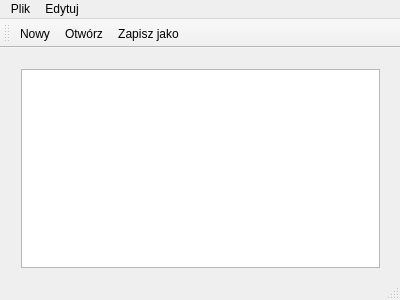
<?xml version="1.0" encoding="UTF-8"?>
<ui version="4.0">
 <class>MainWindow</class>
 <widget class="QMainWindow" name="MainWindow">
  <property name="geometry">
   <rect>
    <x>0</x>
    <y>0</y>
    <width>400</width>
    <height>300</height>
   </rect>
  </property>
  <property name="windowTitle">
   <string>MainWindow</string>
  </property>
  <widget class="QWidget" name="centralWidget">
   <widget class="QWidget" name="verticalLayoutWidget">
    <property name="geometry">
     <rect>
      <x>10</x>
      <y>10</y>
      <width>381</width>
      <height>221</height>
     </rect>
    </property>
    <layout class="QVBoxLayout" name="verticalLayout">
     <item>
      <widget class="QTextEdit" name="textEdit"/>
     </item>
    </layout>
   </widget>
  </widget>
  <widget class="QMenuBar" name="menuBar">
   <property name="geometry">
    <rect>
     <x>0</x>
     <y>0</y>
     <width>400</width>
     <height>22</height>
    </rect>
   </property>
   <widget class="QMenu" name="menuPlik">
    <property name="title">
     <string>Plik</string>
    </property>
    <addaction name="actionNowy"/>
    <addaction name="actionOtw_rz"/>
    <addaction name="actionZapisz_jako"/>
    <addaction name="actionDrukuj"/>
    <addaction name="actionWyjd"/>
   </widget>
   <widget class="QMenu" name="menuEdytuj">
    <property name="title">
     <string>Edytuj</string>
    </property>
    <addaction name="actionKopiuj"/>
    <addaction name="actionWklej"/>
    <addaction name="actionWytnij"/>
    <addaction name="actionCofnij"/>
    <addaction name="actionPon_w"/>
   </widget>
   <addaction name="menuPlik"/>
   <addaction name="menuEdytuj"/>
  </widget>
  <widget class="QToolBar" name="mainToolBar">
   <attribute name="toolBarArea">
    <enum>TopToolBarArea</enum>
   </attribute>
   <attribute name="toolBarBreak">
    <bool>false</bool>
   </attribute>
   <addaction name="actionNowy"/>
   <addaction name="actionOtw_rz"/>
   <addaction name="actionZapisz_jako"/>
  </widget>
  <widget class="QStatusBar" name="statusBar"/>
  <action name="actionNowy">
   <property name="icon">
    <iconset>
     <normalon>:/imgs/New.bmp</normalon>
    </iconset>
   </property>
   <property name="text">
    <string>Nowy</string>
   </property>
  </action>
  <action name="actionOtw_rz">
   <property name="icon">
    <iconset resource="resources.qrc">
     <normaloff>:/imgs/Open.bmp</normaloff>
     <normalon>:/imgs/Open.bmp</normalon>:/imgs/Open.bmp</iconset>
   </property>
   <property name="text">
    <string>Otwórz</string>
   </property>
  </action>
  <action name="actionZapisz_jako">
   <property name="icon">
    <iconset resource="resources.qrc">
     <normaloff>:/imgs/Save.bmp</normaloff>:/imgs/Save.bmp</iconset>
   </property>
   <property name="text">
    <string>Zapisz jako...</string>
   </property>
  </action>
  <action name="actionDrukuj">
   <property name="text">
    <string>Drukuj</string>
   </property>
  </action>
  <action name="actionWyjd">
   <property name="text">
    <string>Wyjdź</string>
   </property>
  </action>
  <action name="actionKopiuj">
   <property name="text">
    <string>Kopiuj</string>
   </property>
  </action>
  <action name="actionWklej">
   <property name="text">
    <string>Wklej</string>
   </property>
  </action>
  <action name="actionWytnij">
   <property name="text">
    <string>Wytnij</string>
   </property>
  </action>
  <action name="actionCofnij">
   <property name="text">
    <string>Cofnij</string>
   </property>
  </action>
  <action name="actionPon_w">
   <property name="text">
    <string>Ponów</string>
   </property>
  </action>
 </widget>
 <layoutdefault spacing="6" margin="11"/>
 <resources>
  <include location="resources.qrc"/>
 </resources>
 <connections/>
</ui>
